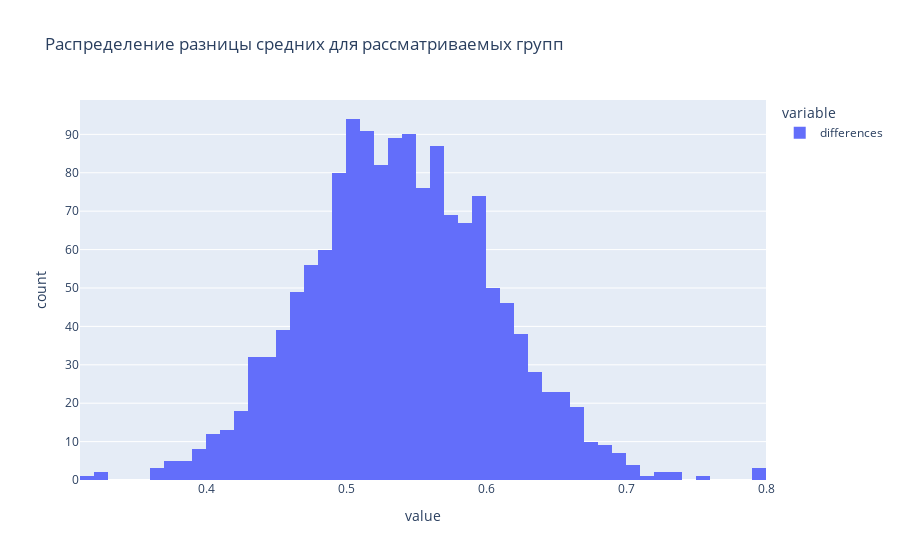

Notebook code for this chart:
### Code cell
fig = px.histogram(df_diff, nbins = 50, 
                   title='Распределение разницы средних для рассматриваемых групп')
fig.show() # Распределение близко к нормальному

### Figure 1 — Plotly figure (JSON) as saved in the notebook; plotly's stock layout.template omitted (floating-point values rounded to 4 significant figures; data arrays with more than 128 entries replaced by an {"elided": "..."} marker saying what was removed)
{"data": [{"alignmentgroup": "True", "bingroup": "x", "hovertemplate": "variable=differences<br>value=%{x}<br>count=%{y}<extra></extra>", "legendgroup": "differences", "marker": {"color": "#636efa"}, "name": "differences", "nbinsx": 50, "offsetgroup": "differences", "orientation": "v", "showlegend": true, "type": "histogram", "x": {"elided": "1500 float values"}, "xaxis": "x", "yaxis": "y"}], "layout": {"barmode": "relative", "legend": {"title": {"text": "variable"}, "tracegroupgap": 0}, "title": {"text": "Распределение разницы средних для рассматриваемых групп"}, "xaxis": {"anchor": "y", "domain": [0, 1], "title": {"text": "value"}}, "yaxis": {"anchor": "x", "domain": [0, 1], "title": {"text": "count"}}}}
